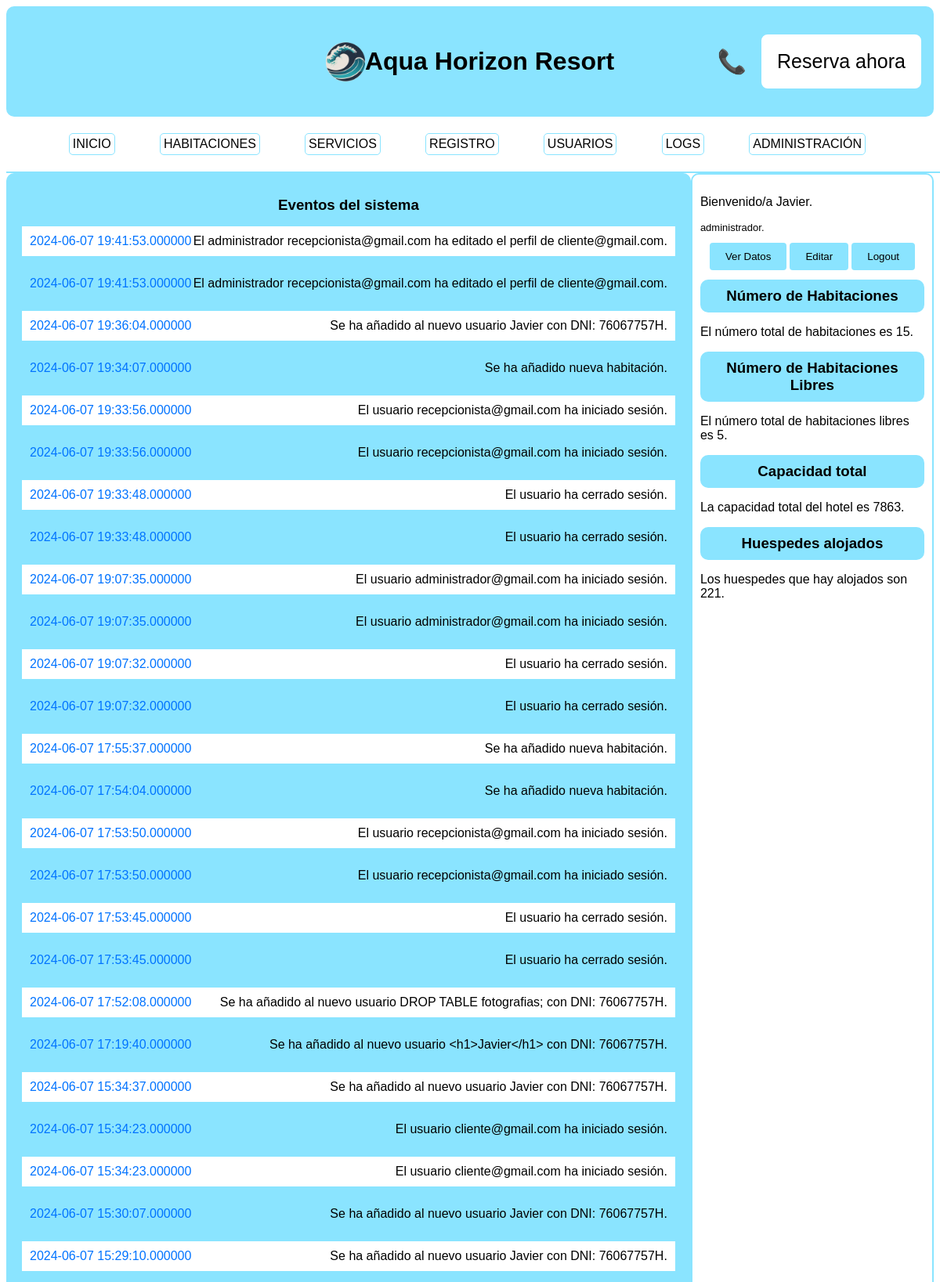
The app's page /logs.php (signed in, upper part) with its own data.
### tables this page shows
CREATE TABLE `logs` (
  `id` int NOT NULL,
  `fecha` datetime(6) NOT NULL,
  `descripcion` varchar(255) NOT NULL
);

### partials/log.php (the view)
<!DOCTYPE html>
<html>
<body>
    <main>
        <h3>Eventos del sistema</h3>
        <?php
        $logs = mysqli_query($db, "SELECT * FROM logs ORDER BY fecha DESC");
        if ($logs) {
            while ($log = mysqli_fetch_assoc($logs)) {
                $fecha = $log['fecha'];
                $descripcion = $log['descripcion'];
                ?>
                <p class="fila-log">
                    <span class="fecha-log"><?php echo $fecha; ?></span>
                    <span class="descrip-log"><?php echo $descripcion; ?></span>
                </p>
                <?php
            }
        } else {
            echo "<p>No hay eventos en el sistema debido al error: " . mysqli_error($db) . "</p>";
        }
        ?>
    </main>
</body>
</html>

### vista/estiloProyecto.css (style rules this page uses)
main { flex-grow: 1; padding: 20px; }
h3 { margin: 0; padding: 0; text-align: center; }
body { height: 100%; background-color: white; color: black; font-family: Arial, sans-serif; }
.log h3 { margin: 10px; }
.fila-log:nth-of-type(odd) { background-color: white; }
.fila-log:nth-of-type(even) { background-color: rgb(138, 228, 255); }
.fila-log { display: flex; justify-content: space-between; padding: 10px; }
.fecha-log { color: rgb(0, 115, 255); }
.descrip-log { text-decoration: bold; }

### records on screen
logs: fecha "2024-06-07 19:41:53.000000", descripcion "El administrador recepcionista@gmail.com ha editado el perfil de cliente@gmail.com."
logs: fecha "2024-06-07 19:41:53.000000", descripcion "El administrador recepcionista@gmail.com ha editado el perfil de cliente@gmail.com."
logs: fecha "2024-06-07 19:36:04.000000", descripcion "Se ha añadido al nuevo usuario Javier con DNI: 76067757H."
logs: fecha "2024-06-07 19:34:07.000000", descripcion "Se ha añadido nueva habitación."
logs: fecha "2024-06-07 19:33:56.000000", descripcion "El usuario recepcionista@gmail.com ha iniciado sesión."
logs: fecha "2024-06-07 19:33:56.000000", descripcion "El usuario recepcionista@gmail.com ha iniciado sesión."
logs: fecha "2024-06-07 19:33:48.000000", descripcion "El usuario ha cerrado sesión."
logs: fecha "2024-06-07 19:33:48.000000", descripcion "El usuario ha cerrado sesión."
logs: fecha "2024-06-07 19:07:35.000000", descripcion "El usuario administrador@gmail.com ha iniciado sesión."
logs: fecha "2024-06-07 19:07:35.000000", descripcion "El usuario administrador@gmail.com ha iniciado sesión."
logs: fecha "2024-06-07 19:07:32.000000", descripcion "El usuario ha cerrado sesión."
logs: fecha "2024-06-07 19:07:32.000000", descripcion "El usuario ha cerrado sesión."
logs: fecha "2024-06-07 17:55:37.000000", descripcion "Se ha añadido nueva habitación."
logs: fecha "2024-06-07 17:54:04.000000", descripcion "Se ha añadido nueva habitación."
logs: fecha "2024-06-07 17:53:50.000000", descripcion "El usuario recepcionista@gmail.com ha iniciado sesión."
logs: fecha "2024-06-07 17:53:50.000000", descripcion "El usuario recepcionista@gmail.com ha iniciado sesión."
logs: fecha "2024-06-07 17:53:45.000000", descripcion "El usuario ha cerrado sesión."
logs: fecha "2024-06-07 17:53:45.000000", descripcion "El usuario ha cerrado sesión."
logs: fecha "2024-06-07 17:52:08.000000", descripcion "Se ha añadido al nuevo usuario DROP TABLE fotografias; con DNI: 76067757H."
logs: fecha "2024-06-07 17:19:40.000000", descripcion "Se ha añadido al nuevo usuario <h1>Javier</h1> con DNI: 76067757H."
logs: fecha "2024-06-07 15:34:37.000000", descripcion "Se ha añadido al nuevo usuario Javier con DNI: 76067757H."
logs: fecha "2024-06-07 15:34:23.000000", descripcion "El usuario cliente@gmail.com ha iniciado sesión."
logs: fecha "2024-06-07 15:34:23.000000", descripcion "El usuario cliente@gmail.com ha iniciado sesión."
logs: fecha "2024-06-07 15:30:07.000000", descripcion "Se ha añadido al nuevo usuario Javier con DNI: 76067757H."
logs: fecha "2024-06-07 15:29:10.000000", descripcion "Se ha añadido al nuevo usuario Javier con DNI: 76067757H."

### other values on screen
$_SESSION['usuario']['nombre'] "Javier"
$_SESSION['usuario']['rol'] "administrador"
$total_habitaciones "15"
$total_habitaciones_libres "5"
$capacidad_huespedes "7863"
$capacidad_total "221"
